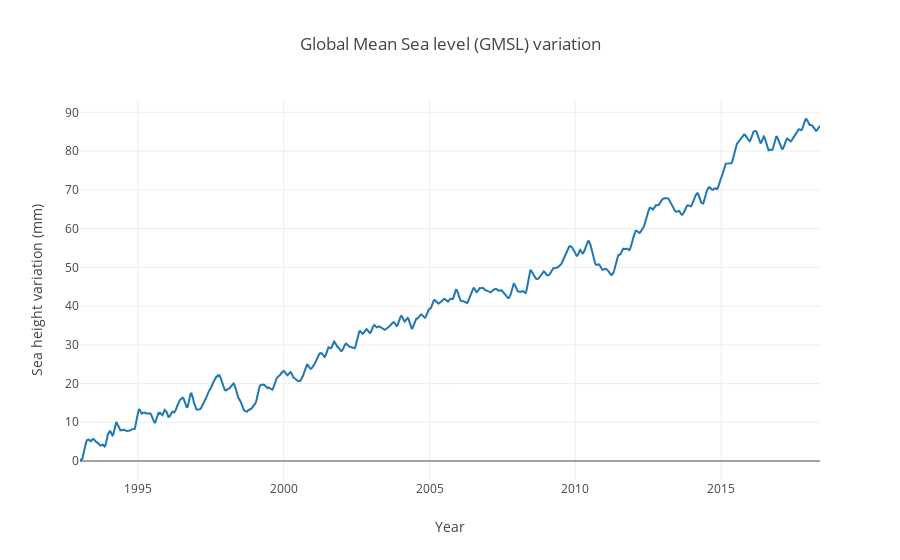

Notebook cell for this chart:
### Code cell
init_notebook_mode(connected=True)

trace0 = go.Scatter(
    x = sea_level_df['Date'],
    y = sea_level_df['GMSL_variation']-sea_level_df['GMSL_variation'][1],
    mode = 'lines',
    name = 'Global Mean Sea level (GMSL) variation'
)

data = [trace0]
layout = go.Layout(dict(title='Global Mean Sea level (GMSL) variation'),
                   xaxis=dict(title='Year'),
                   yaxis=dict(title='Sea height variation (mm)')
)
fig = go.Figure(data=data,layout=layout)
iplot(fig)

### Figure 1 — Plotly figure (JSON) as saved in the notebook; plotly's stock layout.template omitted (floating-point values rounded to 4 significant figures; data arrays with more than 128 entries replaced by an {"elided": "..."} marker saying what was removed)
{"data": [{"mode": "lines", "name": "Global Mean Sea level (GMSL) variation", "type": "scatter", "x": {"elided": "935 str values"}, "y": {"elided": "935 float values"}}], "layout": {"title": "Global Mean Sea level (GMSL) variation", "xaxis": {"title": "Year"}, "yaxis": {"title": "Sea height variation (mm)"}}}
